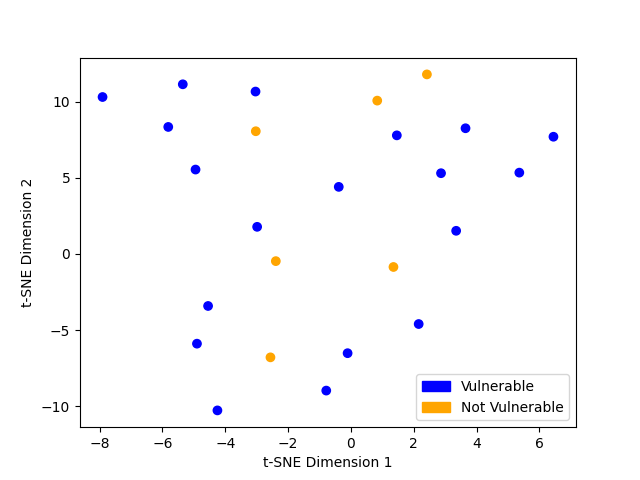

Write Python code to recreate this figure.
import json
from transformers import RobertaTokenizer, RobertaModel, RobertaConfig, AutoModelForSequenceClassification, AutoTokenizer
from sklearn.manifold import TSNE
import matplotlib.pyplot as plt
import torch
import matplotlib.patches as mpatches
from sklearn.decomposition import PCA

# Load the JSON file into a Python object

with open('function_new.json', 'r') as f:
    file_contents = f.read()
    data = json.loads(file_contents)

smaller_data = data[:25]

# Extract the values from the desired column and store them in an array
columns = ['function', 'target']
#values_array = [item[column_name] for item in data]
values_array=[]

# Iterate over each row of data and extract the key-value pairs
dict_data = {}
for row in smaller_data:
    key = row['function']
    value = row['target']
    dict_data[key] = value

# Use a for loop to iterate through the dictionary keys
for key in dict_data:
    # Convert the value to a string using the str() function
    str_value = str(key)
    # Append the string representation of the value to the array
    values_array.append(str_value)

# Print the resulting array
print(values_array)

plt.clf()

colors = []

# Iterate over the dictionary keys
for key in dict_data:
    # Check if the key matches the value in the given array and has a value of 1
    if dict_data[key] == 1:
        # If so, append 'blue' to the list of colors
        colors.append('blue')
    else:
        # If not, append 'orange' to the list of colors
        colors.append('orange')

# Extract the token embeddings
with torch.no_grad():
    model_output = model(**encoded_input)
    embeddings = model_output.last_hidden_state[:, 0, :].numpy()

# Perform dimensionality reduction using T-SNE
#tsne = TSNE(n_components=2, perplexity=10, random_state=0)
#embeddings_tsne = tsne.fit_transform(embeddings)
pca = PCA(n_components=2)
pca_vectors = pca.fit_transform(embeddings.reshape(-1, embeddings.shape[-1]))
tsne = TSNE(n_components=2, perplexity=10, random_state=0)
tsne_vectors = tsne.fit_transform(pca_vectors)


# Create a scatter plot of the embeddings
plt.xlabel('t-SNE Dimension 1')
plt.ylabel('t-SNE Dimension 2')

# Define custom labels for the color legend
legend_labels = ['Vulnerable', 'Not Vulnerable']

# Create the color legend with the custom labels
plt.legend(handles=[mpatches.Patch(color='blue', label=legend_labels[0]), 
                    mpatches.Patch(color='orange', label=legend_labels[1])])

plt.scatter(tsne_vectors[:,0], tsne_vectors[:,1], c=colors)

plt.savefig('TSNE_plot.png')
